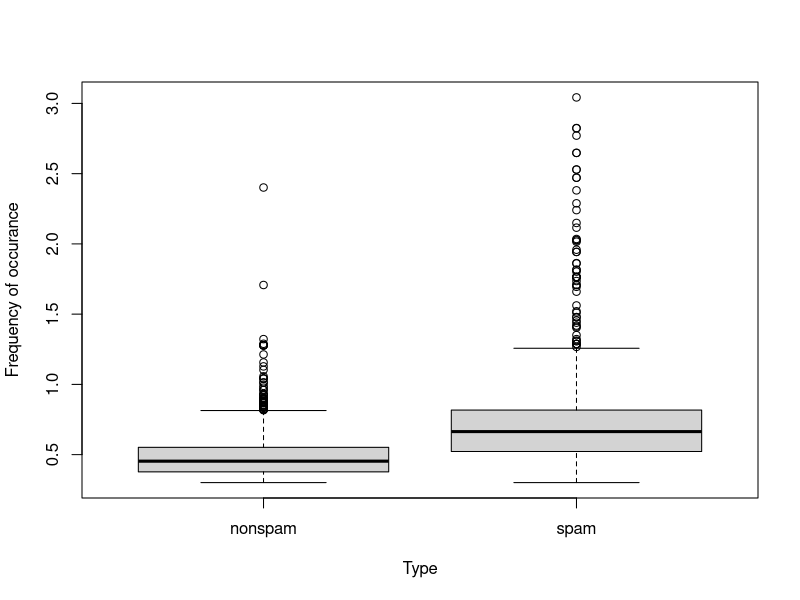
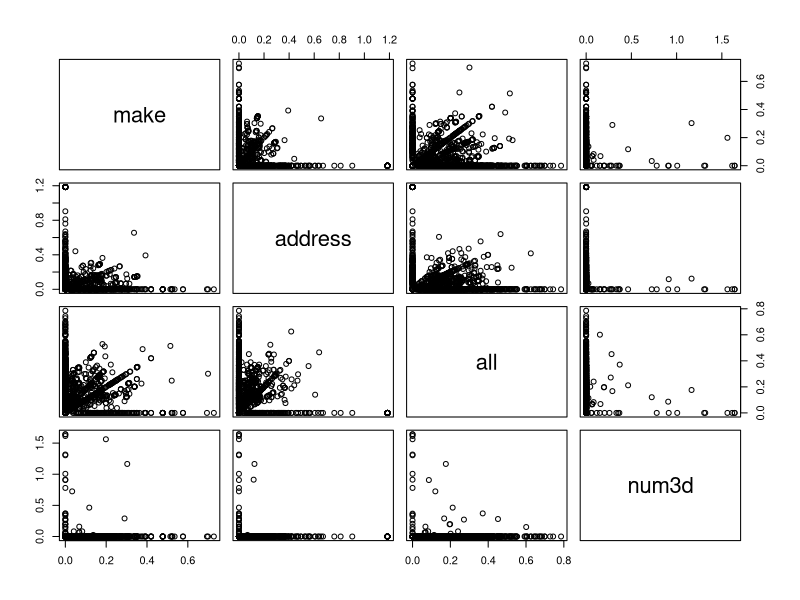
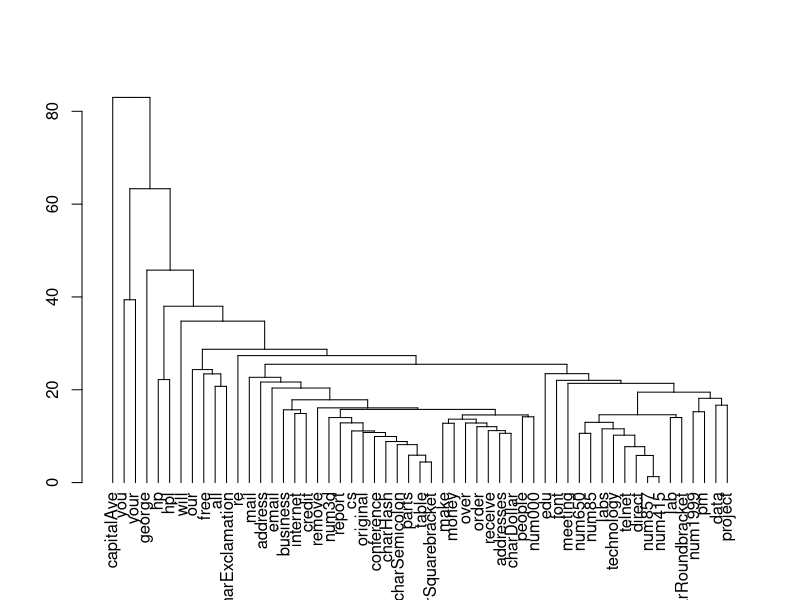

Write R code to recreate these figures, in order.
## ---- chunk 1
knitr::opts_chunk$set(echo = TRUE)
## ---- chunk 2
if(!require("kernlab")){
  install.packages("kernlab")
}
library(kernlab)
## ---- chunk 3
data(spam)
## ---- chunk 4
str(spam[,1:5])
## ---- chunk 5
table(spam$type)
## ---- chunk 6
library(caTools)
set.seed(32)
split = sample.split(spam$type, SplitRatio = 0.7)
trainSpam = subset(spam, split == T)
testSpam = subset(spam, split ==F)
## ---- chunk 7
names(spam)
## ---- chunk 8
head(spam)[,1:6]
## ---- chunk 9
plot(
  log10(trainSpam$capitalAve+1) ~trainSpam$type,
  ylab = "Frequency of occurance",
  xlab = "Type")
## ---- chunk 10
plot(log10(trainSpam[,1:4]+1))
## ---- chunk 11
mdist = dist(t(log(trainSpam[,1:55]+1)))
hclustering = hclust(mdist)
plot(as.dendrogram(hclustering))
## ---- chunk 12
trainSpam$numType = as.numeric(trainSpam$type)-1
## ---- chunk 13
costFunc = function(x,y){
  sum(x != (y > 0.5))
}
## ---- chunk 14
cvError = rep(NULL, 55)
## ---- chunk 15
library(boot)
suppressWarnings(
 for(i in 1:55){
    lmFormula = reformulate(names(trainSpam)[i], response = "numType")
    glmFit = glm(lmFormula, family = "binomial", data = trainSpam)
    cvError[i] = cv.glm(trainSpam, glmFit, costFunc, 2)$delta[2] 
 }
)
## ---- chunk 16
arr = rep(NULL, 55)
OrderedcvError = sort(cvError)
invisible(
  for(i in 1:55){
    suppressWarnings(
      {
        arr[i] = which(cvError == OrderedcvError[i])
      }
    )
  }
)
topPredictors = names(trainSpam)[arr[1:5]]
topPredictors
## ---- chunk 17
predModel = suppressWarnings(
  glm(
    numType ~ charDollar+charExclamation+remove+money+free,
    family = "binomial",
    data = trainSpam
    )
  )
## ---- chunk 18
pred_y = as.character(
  ifelse(
    as.numeric(predict(predModel, testSpam))>0.5,
    "spam",
    "nonspam"
    )
  )
## ---- chunk 19
crossTab = table(pred_y,testSpam$type)
crossTab
## ---- chunk 20
errorRate = sum(crossTab[2:3])/sum(crossTab[1:4])
errorRate 
